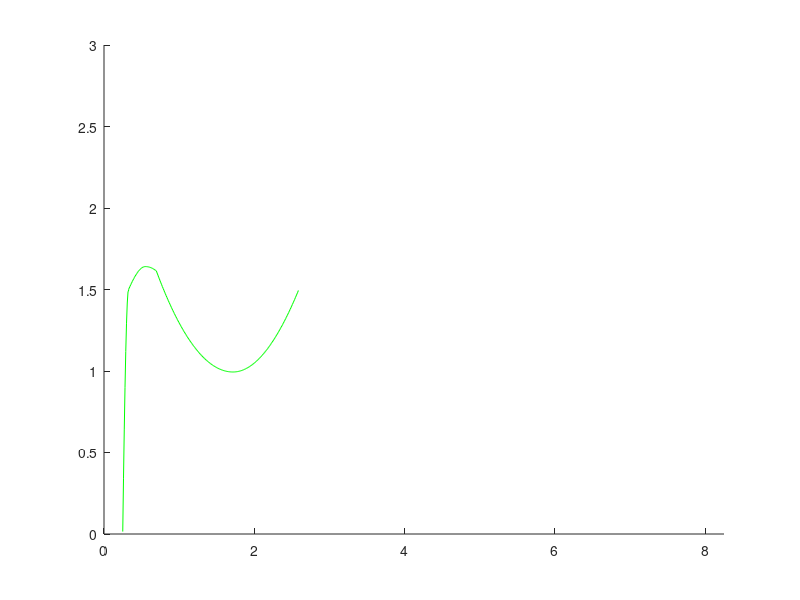

Recreate this plot in MATLAB.
format long;

#[2.9068813192717 3.571157444104 4.5484631899235 6.0187985567303 7.1155676892528];
#[2.0198315092093 2.5814301614046 2.6607146770086 2.1717934974504 1.1939511383339];
%{
for i=1:6
x= input('ingrese las x:');
y= input('ingrese las y:');
o=[x(1):0.01:x(length(x))];
a=interp1(x,y,o,'cubic');
hold on;
plot(o,a,"g");
axis([0,8.25,0,3]);
endfor
hold off
%}

hold on;
x=[0.2494919117236 0.3259087077635 0.4262377205254];
y=[0.0149414104248 1.4986887717054 0.0310108764314];
o=[0.2494919117236:0.01:0.3359087077635];
a=interp1(x,y,o,'cubic');
plot(o,a,"g");

axis([0,8.25,0,3]);

x=[0.3259087077635 0.5499909260479 1.1696713420052];#0.0820689793047 1.1096512424219
y=[1.4986887717054 1.6406637632098 1.0533279728713];
o=[0.3159087077635 :0.01:0.6969081302369];
a=interp1(x,y,o,'cubic');
plot(o,a,"g");
axis([0,8.25,0,3]);

x=[0.6969081302369 1.7163166685488 2.6021032691945];#0.6969431342457
y=[1.6132881878944 0.9939271996474 1.5111563734748];
o=[0.6969081302369 :0.01:2.5928282062066];
a=interp1(x,y,o,'cubic');
plot(o,a,"g");
axis([0,8.25,0,3]);
hold off
%{
 xf = [0:0.05:10];
          yf = sin (2*pi*xf/5);
          xp = [0:10];
          yp = sin (2*pi*xp/5);
          lin = interp1 (xp, yp, xf);
          near = interp1 (xp, yp, xf, "cubic");
          #pch = interp1 (xp, yp, xf, "pchip");
          #spl = interp1 (xp, yp, xf, "spline");
          plot (xf,yf,"r", xf,near,"g");
          %}
